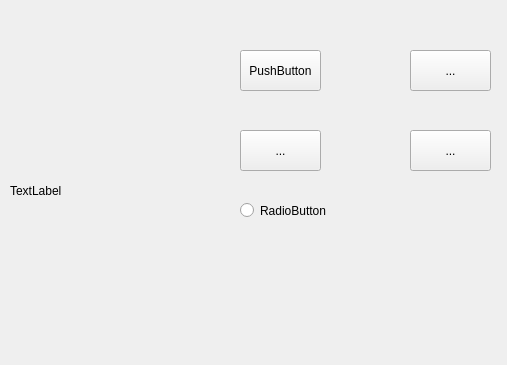
<?xml version="1.0" encoding="UTF-8"?>
<ui version="4.0">
 <class>Form</class>
 <widget class="QWidget" name="Form">
  <property name="geometry">
   <rect>
    <x>0</x>
    <y>0</y>
    <width>507</width>
    <height>365</height>
   </rect>
  </property>
  <property name="sizePolicy">
   <sizepolicy hsizetype="Preferred" vsizetype="Preferred">
    <horstretch>0</horstretch>
    <verstretch>0</verstretch>
   </sizepolicy>
  </property>
  <property name="windowTitle">
   <string>Form</string>
  </property>
  <widget class="QToolButton" name="toolButton_2">
   <property name="geometry">
    <rect>
     <x>410</x>
     <y>50</y>
     <width>81</width>
     <height>41</height>
    </rect>
   </property>
   <property name="text">
    <string>...</string>
   </property>
  </widget>
  <widget class="QToolButton" name="toolButton_3">
   <property name="geometry">
    <rect>
     <x>240</x>
     <y>130</y>
     <width>81</width>
     <height>41</height>
    </rect>
   </property>
   <property name="text">
    <string>...</string>
   </property>
  </widget>
  <widget class="QToolButton" name="toolButton_4">
   <property name="geometry">
    <rect>
     <x>410</x>
     <y>130</y>
     <width>81</width>
     <height>41</height>
    </rect>
   </property>
   <property name="text">
    <string>...</string>
   </property>
  </widget>
  <widget class="QRadioButton" name="radioButton">
   <property name="geometry">
    <rect>
     <x>240</x>
     <y>190</y>
     <width>91</width>
     <height>41</height>
    </rect>
   </property>
   <property name="text">
    <string>RadioButton</string>
   </property>
  </widget>
  <widget class="QWidget" name="verticalLayoutWidget">
   <property name="geometry">
    <rect>
     <x>10</x>
     <y>50</y>
     <width>211</width>
     <height>201</height>
    </rect>
   </property>
   <layout class="QVBoxLayout" name="verticalLayout"/>
  </widget>
  <widget class="QPushButton" name="pushButton">
   <property name="geometry">
    <rect>
     <x>240</x>
     <y>50</y>
     <width>81</width>
     <height>41</height>
    </rect>
   </property>
   <property name="text">
    <string>PushButton</string>
   </property>
  </widget>
  <widget class="QLabel" name="lable1">
   <property name="geometry">
    <rect>
     <x>10</x>
     <y>20</y>
     <width>481</width>
     <height>341</height>
    </rect>
   </property>
   <property name="text">
    <string>TextLabel</string>
   </property>
  </widget>
 </widget>
 <resources/>
 <connections/>
</ui>
